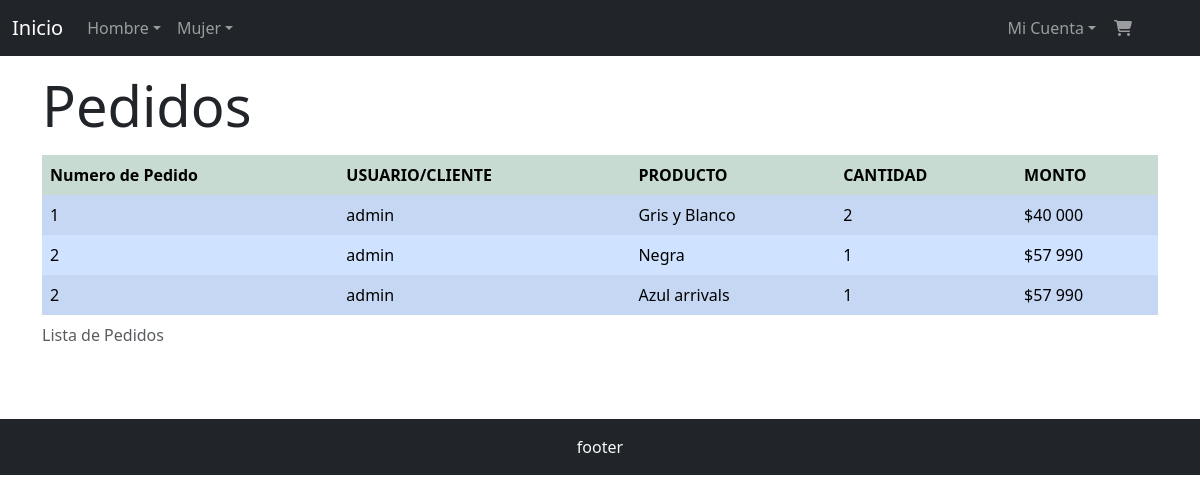
Screenshot of /listar with the database file from the repository.
### aplicacion/models.py (models this page shows, shortened)
class DetallePedido(models.Model):
    user=models.ForeignKey(User, on_delete=models.CASCADE)
    producto=models.ForeignKey(Producto, on_delete=models.CASCADE)
    pedido=models.ForeignKey(Pedido, on_delete=models.CASCADE)
    cantidad=models.IntegerField(default=1)
    creado_en=models.DateTimeField(auto_now_add=True)

class Pedido(models.Model):
    user=models.ForeignKey(User, on_delete=models.CASCADE)
    creado_en=models.DateTimeField(auto_now_add=True)
    monto_total=models.FloatField(null=True)
    def __str__(self):
        return str(self.id)

class Producto(models.Model):
    nombre=models.CharField(max_length=50)
    marca=models.ForeignKey(Marca, on_delete=models.PROTECT, null=True)
    categoria=models.ForeignKey(Categoria, on_delete=models.PROTECT, null=True)
    descripcion=models.TextField(max_length=300)
    precio=models.IntegerField()
    stock=models.IntegerField(validators=[MinValueValidator(0)])
    genero=models.CharField(null=True, max_length=1, choices=genero_choices)
    imagen=models.ImageField(upload_to="productos")
    def __str__(self):
        return self.nombre

### aplicacion/views.py (the view)
# urls.py: path('listar', listar, name="listar"),
def listar(request):
    pedidos = Pedido.objects.all()
    detalles = DetallePedido.objects.all()
    contexto = {
        'pedido':pedidos,
        'detalle':detalles
    }
    return render(request, 'aplicacion/pedidos/listar.html', contexto)

### carro/context_processor.py (called while the page is built)
def importe_total_carro(request):
    total = 0
    if request.user.is_authenticated:
        carro = request.session.get("carro", {})
        for key, value in carro.items():
            precio = float(value.get("precio", 0))
            total += precio
    return {"importe_total_carro": total}

### aplicacion/templates/aplicacion/pedidos/listar.html (shortened to what this page needs)
{% extends 'aplicacion/base.html' %}
{% load static %}
{% load humanize i18n %}
{% block contenido %}
<div class="mt-3">
    <h1 class="display-4">Pedidos</h1>
    <div class="table-responsive mt-3">
        <table class="table table-striped
            table-hover
            table-borderless
            table-success
            align-middle">
            <thead class="table-light">
                <caption>Lista de Pedidos</caption>
                <tr>
                    <th>Numero de Pedido</th>
                    <th>USUARIO/CLIENTE</th>
                    <th>PRODUCTO</th>
                    <th>CANTIDAD</th>
                    <th>MONTO</th>
                </tr>
            </thead>
            <tbody class="table-group-divider">
                {% for dp in detalle %}
                    <tr class="table-primary">
                        <td>{{ dp.pedido }}</td>
                        <td>{{ dp.user }}</td>
                        <td>{{ dp.producto }}</td>
                        <td>{{ dp.cantidad }}</td>
                        <td>${{ dp.pedido.monto_total|floatformat:0|intcomma}}</td>
                    </tr>
                {% endfor %}
            </tbody>
        </table>
    </div>
</div>
{% endblock contenido %}

### rows the page displays
DetallePedido: pedido "1", user "admin", producto "Gris y Blanco", cantidad "2", pedido.monto_total "40 000"
DetallePedido: pedido "2", user "admin", producto "Negra", cantidad "1", pedido.monto_total "57 990"
DetallePedido: pedido "2", user "admin", producto "Azul arrivals", cantidad "1", pedido.monto_total "57 990"
